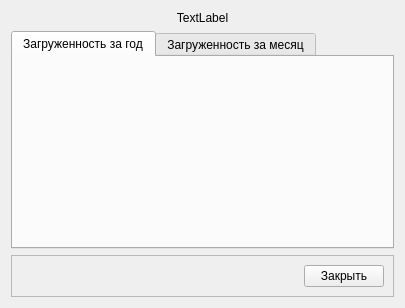
<?xml version="1.0" encoding="UTF-8"?>
<ui version="4.0">
 <class>Graphic</class>
 <widget class="QWidget" name="Graphic">
  <property name="windowModality">
   <enum>Qt::NonModal</enum>
  </property>
  <property name="geometry">
   <rect>
    <x>0</x>
    <y>0</y>
    <width>405</width>
    <height>308</height>
   </rect>
  </property>
  <property name="windowTitle">
   <string>Загруженность аэропорта</string>
  </property>
  <layout class="QVBoxLayout" name="verticalLayout">
   <item>
    <widget class="QLabel" name="lb_airportName">
     <property name="text">
      <string>TextLabel</string>
     </property>
     <property name="alignment">
      <set>Qt::AlignCenter</set>
     </property>
    </widget>
   </item>
   <item>
    <widget class="QTabWidget" name="tabWidget">
     <property name="currentIndex">
      <number>0</number>
     </property>
     <widget class="QWidget" name="tab_year">
      <attribute name="title">
       <string>Загруженность за год</string>
      </attribute>
      <layout class="QVBoxLayout" name="verticalLayout_2">
       <item>
        <widget class="QWidget" name="wid_barSeries" native="true"/>
       </item>
      </layout>
     </widget>
     <widget class="QWidget" name="tab_month">
      <attribute name="title">
       <string>Загруженность за месяц</string>
      </attribute>
      <layout class="QGridLayout" name="gridLayout">
       <item row="0" column="1">
        <widget class="QComboBox" name="cb_month"/>
       </item>
       <item row="0" column="0">
        <spacer name="horizontalSpacer_2">
         <property name="orientation">
          <enum>Qt::Horizontal</enum>
         </property>
         <property name="sizeHint" stdset="0">
          <size>
           <width>279</width>
           <height>20</height>
          </size>
         </property>
        </spacer>
       </item>
       <item row="1" column="0" colspan="2">
        <widget class="QWidget" name="wid_lineSeries" native="true"/>
       </item>
      </layout>
     </widget>
    </widget>
   </item>
   <item>
    <widget class="QFrame" name="frame">
     <property name="frameShape">
      <enum>QFrame::StyledPanel</enum>
     </property>
     <property name="frameShadow">
      <enum>QFrame::Raised</enum>
     </property>
     <layout class="QHBoxLayout" name="horizontalLayout">
      <item>
       <spacer name="horizontalSpacer">
        <property name="orientation">
         <enum>Qt::Horizontal</enum>
        </property>
        <property name="sizeHint" stdset="0">
         <size>
          <width>40</width>
          <height>20</height>
         </size>
        </property>
       </spacer>
      </item>
      <item>
       <widget class="QPushButton" name="pushButton">
        <property name="text">
         <string>Закрыть</string>
        </property>
       </widget>
      </item>
     </layout>
    </widget>
   </item>
  </layout>
 </widget>
 <resources/>
 <connections/>
</ui>
